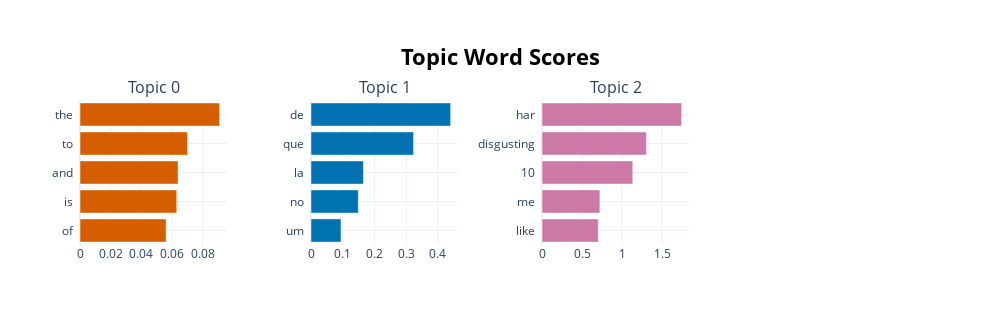

Notebook cell for this chart:
### Code cell
# we are unsure why the whole corpus does not generate more coherent topics when subsets of this corpus does
# it could be the inclusion of not_cyberbullying texts makes the topics too sparse for the model to classify

# sometimes the topic modeling doesn't get as many topics and focuses on words like you, the, and so we rerun it until we get good topics
# not getting enough topics only seems to affect generated text using raw tweet text (non deep_cleaned) as input
# we believe the cleaned text is more coherent for GPT-J to understand without unecessary punctuation and thus it provides us better generation

raw_topic_model = BERTopic(language="english", calculate_probabilities=True, verbose=True)
raw_topic_model, _, _ = train_and_save(temp_model, raw_docs_all)

raw_topic_model.visualize_barchart(top_n_topics=20)

### Figure 1 — Plotly figure (JSON) as saved in the notebook; plotly's stock layout.template omitted (floating-point values rounded to 4 significant figures)
{"data": [{"marker": {"color": "#D55E00"}, "orientation": "h", "type": "bar", "x": [0.05613, 0.06307, 0.06393, 0.0701, 0.09104], "xaxis": "x", "y": ["of  ", "is  ", "and  ", "to  ", "the  "], "yaxis": "y"}, {"marker": {"color": "#0072B2"}, "orientation": "h", "type": "bar", "x": [0.09445, 0.149, 0.1652, 0.323, 0.4399], "xaxis": "x2", "y": ["um  ", "no  ", "la  ", "que  ", "de  "], "yaxis": "y2"}, {"marker": {"color": "#CC79A7"}, "orientation": "h", "type": "bar", "x": [0.7029, 0.7231, 1.134, 1.305, 1.745], "xaxis": "x3", "y": ["like  ", "me  ", "10  ", "disgusting  ", "har  "], "yaxis": "y3"}], "layout": {"annotations": [{"font": {"size": 16}, "showarrow": false, "text": "Topic 0", "x": 0.0875, "xanchor": "center", "xref": "paper", "y": 1, "yanchor": "bottom", "yref": "paper"}, {"font": {"size": 16}, "showarrow": false, "text": "Topic 1", "x": 0.3625, "xanchor": "center", "xref": "paper", "y": 1, "yanchor": "bottom", "yref": "paper"}, {"font": {"size": 16}, "showarrow": false, "text": "Topic 2", "x": 0.6375, "xanchor": "center", "xref": "paper", "y": 1, "yanchor": "bottom", "yref": "paper"}], "height": 325, "hoverlabel": {"bgcolor": "white", "font": {"family": "Rockwell", "size": 16}}, "showlegend": false, "title": {"font": {"color": "Black", "size": 22}, "text": "<b>Topic Word Scores", "x": 0.5, "xanchor": "center", "yanchor": "top"}, "width": 1000, "xaxis": {"anchor": "y", "autorange": true, "domain": [0, 0.175], "range": [0, 0.09584], "showgrid": true, "type": "linear"}, "xaxis2": {"anchor": "y2", "autorange": true, "domain": [0.275, 0.45], "range": [0, 0.463], "showgrid": true, "type": "linear"}, "xaxis3": {"anchor": "y3", "autorange": true, "domain": [0.55, 0.725], "range": [0, 1.836], "showgrid": true, "type": "linear"}, "xaxis4": {"anchor": "y4", "domain": [0.825, 1], "showgrid": true}, "yaxis": {"anchor": "x", "autorange": true, "domain": [0, 1], "range": [-0.5, 4.5], "showgrid": true, "type": "category"}, "yaxis2": {"anchor": "x2", "autorange": true, "domain": [0, 1], "range": [-0.5, 4.5], "showgrid": true, "type": "category"}, "yaxis3": {"anchor": "x3", "autorange": true, "domain": [0, 1], "range": [-0.5, 4.5], "showgrid": true, "type": "category"}, "yaxis4": {"anchor": "x4", "domain": [0, 1], "showgrid": true}}}
